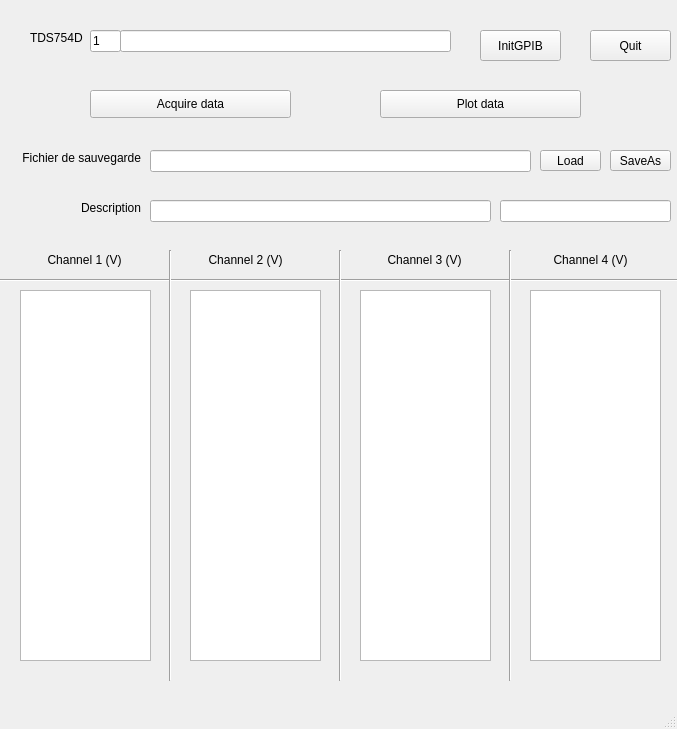
<?xml version="1.0" encoding="UTF-8"?>
<ui version="4.0">
 <class>MainWindow</class>
 <widget class="QMainWindow" name="MainWindow">
  <property name="geometry">
   <rect>
    <x>0</x>
    <y>0</y>
    <width>677</width>
    <height>729</height>
   </rect>
  </property>
  <property name="windowTitle">
   <string>MainWindow</string>
  </property>
  <widget class="QWidget" name="centralwidget">
   <widget class="QLabel" name="TDS754D_qlbl">
    <property name="geometry">
     <rect>
      <x>30</x>
      <y>30</y>
      <width>55</width>
      <height>16</height>
     </rect>
    </property>
    <property name="text">
     <string>TDS754D</string>
    </property>
   </widget>
   <widget class="QPushButton" name="InitGPIB_qpbt">
    <property name="geometry">
     <rect>
      <x>480</x>
      <y>30</y>
      <width>81</width>
      <height>31</height>
     </rect>
    </property>
    <property name="text">
     <string>InitGPIB</string>
    </property>
   </widget>
   <widget class="QLineEdit" name="TDS754D_IDN_qledit">
    <property name="geometry">
     <rect>
      <x>120</x>
      <y>30</y>
      <width>331</width>
      <height>22</height>
     </rect>
    </property>
   </widget>
   <widget class="QLineEdit" name="TDS754D_ADR_qledit">
    <property name="geometry">
     <rect>
      <x>90</x>
      <y>30</y>
      <width>31</width>
      <height>22</height>
     </rect>
    </property>
    <property name="text">
     <string>1</string>
    </property>
   </widget>
   <widget class="QPushButton" name="Quit_qpbt">
    <property name="geometry">
     <rect>
      <x>590</x>
      <y>30</y>
      <width>81</width>
      <height>31</height>
     </rect>
    </property>
    <property name="text">
     <string>Quit</string>
    </property>
   </widget>
   <widget class="QPushButton" name="Acquire_data_qpbt">
    <property name="geometry">
     <rect>
      <x>90</x>
      <y>90</y>
      <width>201</width>
      <height>28</height>
     </rect>
    </property>
    <property name="text">
     <string>Acquire data</string>
    </property>
   </widget>
   <widget class="QLineEdit" name="SaveFileName_qledit">
    <property name="geometry">
     <rect>
      <x>150</x>
      <y>150</y>
      <width>381</width>
      <height>22</height>
     </rect>
    </property>
   </widget>
   <widget class="QPushButton" name="FileLoad_qpbt">
    <property name="geometry">
     <rect>
      <x>540</x>
      <y>150</y>
      <width>61</width>
      <height>21</height>
     </rect>
    </property>
    <property name="text">
     <string>Load</string>
    </property>
   </widget>
   <widget class="QLabel" name="LblSaveFileName_qlbl">
    <property name="geometry">
     <rect>
      <x>0</x>
      <y>150</y>
      <width>141</width>
      <height>16</height>
     </rect>
    </property>
    <property name="text">
     <string>Fichier de sauvegarde</string>
    </property>
    <property name="alignment">
     <set>Qt::AlignRight|Qt::AlignTrailing|Qt::AlignVCenter</set>
    </property>
   </widget>
   <widget class="QPushButton" name="FileSaveAs_qpbt">
    <property name="geometry">
     <rect>
      <x>610</x>
      <y>150</y>
      <width>61</width>
      <height>21</height>
     </rect>
    </property>
    <property name="text">
     <string>SaveAs</string>
    </property>
   </widget>
   <widget class="QLineEdit" name="Description_qledit">
    <property name="geometry">
     <rect>
      <x>150</x>
      <y>200</y>
      <width>341</width>
      <height>22</height>
     </rect>
    </property>
   </widget>
   <widget class="QLabel" name="LblDescription_qlbl">
    <property name="geometry">
     <rect>
      <x>0</x>
      <y>200</y>
      <width>141</width>
      <height>16</height>
     </rect>
    </property>
    <property name="text">
     <string>Description</string>
    </property>
    <property name="alignment">
     <set>Qt::AlignRight|Qt::AlignTrailing|Qt::AlignVCenter</set>
    </property>
   </widget>
   <widget class="QLineEdit" name="Date_qledit">
    <property name="geometry">
     <rect>
      <x>500</x>
      <y>200</y>
      <width>171</width>
      <height>22</height>
     </rect>
    </property>
   </widget>
   <widget class="QPushButton" name="Plot_data_qpbt">
    <property name="geometry">
     <rect>
      <x>380</x>
      <y>90</y>
      <width>201</width>
      <height>28</height>
     </rect>
    </property>
    <property name="text">
     <string>Plot data</string>
    </property>
   </widget>
   <widget class="QTextEdit" name="Channel2_Data_qtedit">
    <property name="geometry">
     <rect>
      <x>190</x>
      <y>290</y>
      <width>131</width>
      <height>371</height>
     </rect>
    </property>
   </widget>
   <widget class="QLabel" name="Channel1_qlbl">
    <property name="geometry">
     <rect>
      <x>4</x>
      <y>250</y>
      <width>161</width>
      <height>20</height>
     </rect>
    </property>
    <property name="text">
     <string>Channel 1 (V)</string>
    </property>
    <property name="alignment">
     <set>Qt::AlignCenter</set>
    </property>
   </widget>
   <widget class="Line" name="line_3">
    <property name="geometry">
     <rect>
      <x>0</x>
      <y>270</y>
      <width>681</width>
      <height>20</height>
     </rect>
    </property>
    <property name="orientation">
     <enum>Qt::Horizontal</enum>
    </property>
   </widget>
   <widget class="Line" name="line_4">
    <property name="geometry">
     <rect>
      <x>160</x>
      <y>250</y>
      <width>20</width>
      <height>431</height>
     </rect>
    </property>
    <property name="orientation">
     <enum>Qt::Vertical</enum>
    </property>
   </widget>
   <widget class="QTextEdit" name="Channel1_Data_qtedit">
    <property name="geometry">
     <rect>
      <x>20</x>
      <y>290</y>
      <width>131</width>
      <height>371</height>
     </rect>
    </property>
   </widget>
   <widget class="QLabel" name="Channel2_qlbl">
    <property name="geometry">
     <rect>
      <x>170</x>
      <y>250</y>
      <width>151</width>
      <height>20</height>
     </rect>
    </property>
    <property name="text">
     <string>Channel 2 (V)</string>
    </property>
    <property name="alignment">
     <set>Qt::AlignCenter</set>
    </property>
   </widget>
   <widget class="QLabel" name="Channel3_qlbl">
    <property name="geometry">
     <rect>
      <x>344</x>
      <y>250</y>
      <width>161</width>
      <height>20</height>
     </rect>
    </property>
    <property name="text">
     <string>Channel 3 (V)</string>
    </property>
    <property name="alignment">
     <set>Qt::AlignCenter</set>
    </property>
   </widget>
   <widget class="QLabel" name="Channel4_qlbl">
    <property name="geometry">
     <rect>
      <x>510</x>
      <y>250</y>
      <width>161</width>
      <height>20</height>
     </rect>
    </property>
    <property name="text">
     <string>Channel 4 (V)</string>
    </property>
    <property name="alignment">
     <set>Qt::AlignCenter</set>
    </property>
   </widget>
   <widget class="QTextEdit" name="Channel3_Data_qtedit">
    <property name="geometry">
     <rect>
      <x>360</x>
      <y>290</y>
      <width>131</width>
      <height>371</height>
     </rect>
    </property>
   </widget>
   <widget class="Line" name="line_6">
    <property name="geometry">
     <rect>
      <x>500</x>
      <y>250</y>
      <width>20</width>
      <height>431</height>
     </rect>
    </property>
    <property name="orientation">
     <enum>Qt::Vertical</enum>
    </property>
   </widget>
   <widget class="QTextEdit" name="Channel4_Data_qtedit">
    <property name="geometry">
     <rect>
      <x>530</x>
      <y>290</y>
      <width>131</width>
      <height>371</height>
     </rect>
    </property>
   </widget>
   <widget class="Line" name="line_7">
    <property name="geometry">
     <rect>
      <x>330</x>
      <y>250</y>
      <width>20</width>
      <height>431</height>
     </rect>
    </property>
    <property name="orientation">
     <enum>Qt::Vertical</enum>
    </property>
   </widget>
  </widget>
  <widget class="QMenuBar" name="menubar">
   <property name="geometry">
    <rect>
     <x>0</x>
     <y>0</y>
     <width>677</width>
     <height>26</height>
    </rect>
   </property>
  </widget>
  <widget class="QStatusBar" name="statusbar"/>
 </widget>
 <resources/>
 <connections/>
</ui>
